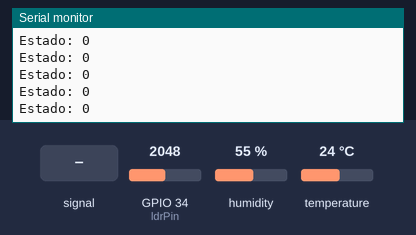
Bench run of a sketch on a simulated ESP32. On the bench: the last lines printed to the serial monitor. Inputs (shaded band) come from the test bench; at power-on: humidity 55 %, GPIO 34 (ldrPin) = 2048, temperature 24 °C (analog values on the 0–4095 scale). WiFi joins after 1.5 s; servers stay silent unless stated; no MQTT or app messages arrive unless stated.

Above: at 7.7 s.
7.8 s: GPIO 34 (ldrPin) fed a 200 Hz sine of ±327 counts around its level
9.3 s: humidity set to 22 %
At 10.68 s:
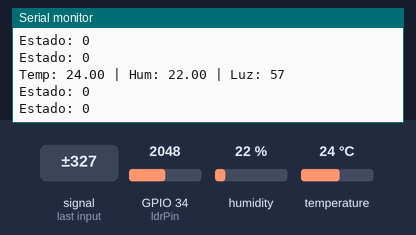
10.8 s: GPIO 34 (ldrPin) set to 1960
12.3 s: temperature set to 12 °C
At 12.69 s:
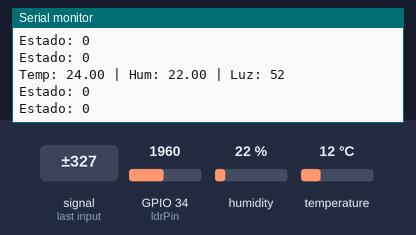
20.9 s: GPIO 34 (ldrPin) fed a 1000 Hz sine of ±1023 counts around its level
22.4 s: GPIO 34 (ldrPin) set to 2040
At 22.75 s:
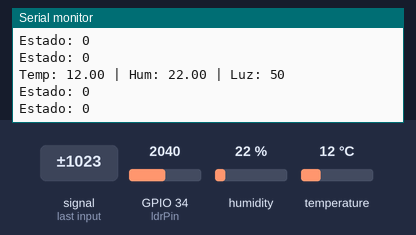
Timing chart, 0 to 24.9 s (numbered marks = the images above; inputs shaded):
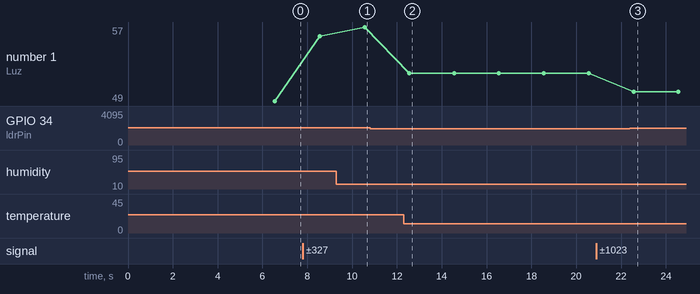

Measured:
- after the input at 9.3 s, the serial monitor: prints a new line after 1.3 s (image 1)
- after the input at 22.4 s, the serial monitor: prints a new line after 0.16 s (image 3)
- plotted number 1: 49 → 56 after the input at 7.8 s, 52 → 50 after the input at 22.4 s

The sketch:

sketch_mar9a.ino
```cpp
#include <DHT.h>
#include <WiFi.h>
#include <PubSubClient.h>

//---------------- WIFI ----------------//
const char* ssid = "CANO SOSA";
const char* password = "39215260";

//---------------- MQTT ----------------//
const char* mqtt_server = "192.168.1.16";
WiFiClient espClient;
PubSubClient client(espClient);

//---------------- SENSORES ----------------//
#define DHTPIN 4
#define DHTTYPE DHT22
const int ldrPin = 34;

DHT dht(DHTPIN, DHTTYPE);

//---------------- VARIABLES ----------------//
int minLuz = 4095;
int maxLuz = 0;

float temperatura = 0;
float humedad = 0;
int porcentajeLuz = 0;

//---------------- TIMERS ----------------//
unsigned long tSensores = 0;
unsigned long tEnvio = 0;
unsigned long tLED = 0;

//---------------- ESTADOS ----------------//
enum Estado {
  NORMAL,
  ALERTA_TEMP,
  ALERTA_LUZ,
  ALERTA_DOBLE
};

Estado estadoActual = NORMAL;

//---------------- HISTÉRESIS ----------------//
float tempAlta = 30;
float tempBaja = 28;

//---------------- WIFI ----------------//
void setup_wifi() {
  WiFi.begin(ssid, password);
  Serial.print("Conectando WiFi");

  while (WiFi.status() != WL_CONNECTED) {
    delay(500);
    Serial.print(".");
  }

  Serial.println("\nWiFi conectado");
  Serial.println(WiFi.localIP());
}

//---------------- MQTT ----------------//
void reconnect() {
  while (!client.connected()) {
    Serial.print("Conectando a MQTT...");

    if (client.connect("ESP32Client")) {
      Serial.println("Conectado ✔");
    } else {
      Serial.print("Error, rc=");
      Serial.print(client.state());
      Serial.println(" reintentando...");
      delay(2000);
    }
  }
}

//---------------- SETUP ----------------//
void setup() {
  Serial.begin(115200);
  dht.begin();
  analogReadResolution(12);

  setup_wifi();
  client.setServer(mqtt_server, 1883);

  // -------- CALIBRACIÓN --------
  Serial.println("Calibrando LDR...");
  unsigned long start = millis();

  while (millis() - start < 5000) {
    int valor = analogRead(ldrPin);

    if (valor > minLuz) minLuz = valor;
    if (valor < maxLuz) maxLuz = valor;
  }

  Serial.println("Calibración lista");
}

//---------------- LECTURA SENSORES ----------------//
void leerSensores() {
  int valorLdr = analogRead(ldrPin);

  porcentajeLuz = map(valorLdr, minLuz, maxLuz, 0, 100);
  porcentajeLuz = constrain(porcentajeLuz, 0, 100);

  temperatura = dht.readTemperature();
  humedad = dht.readHumidity();

  if (isnan(temperatura) || isnan(humedad)) {
    Serial.println("Error DHT");
    return;
  }

  Serial.print("Temp: "); Serial.print(temperatura);
  Serial.print(" | Hum: "); Serial.print(humedad);
  Serial.print(" | Luz: "); Serial.println(porcentajeLuz);
}

//---------------- MAQUINA DE ESTADOS ----------------//
void actualizarEstado() {

  switch (estadoActual) {

    case NORMAL:
      if (temperatura >= tempAlta && porcentajeLuz <= 20)
        estadoActual = ALERTA_DOBLE;
      else if (temperatura >= tempAlta)
        estadoActual = ALERTA_TEMP;
      else if (porcentajeLuz <= 20)
        estadoActual = ALERTA_LUZ;
      break;

    case ALERTA_TEMP:
      if (temperatura <= tempBaja)
        estadoActual = NORMAL;
      break;

    case ALERTA_LUZ:
      if (porcentajeLuz > 30)
        estadoActual = NORMAL;
      break;

    case ALERTA_DOBLE:
      if (temperatura <= tempBaja && porcentajeLuz > 30)
        estadoActual = NORMAL;
      break;
  }
}

//---------------- ENVÍO MQTT ----------------//
void enviarDatos() {

  String payload = "{";
  payload += "\"temperatura\": " + String(temperatura) + ",";
  payload += "\"humedad\": " + String(humedad) + ",";
  payload += "\"luz\": " + String(porcentajeLuz);
  payload += "}";

  client.publish("sensor/datos", payload.c_str());

  Serial.println("Datos enviados MQTT:");
  Serial.println(payload);
}

//---------------- LOOP PRINCIPAL ----------------//
void loop() {


  if (!client.connected()) {
    reconnect();
  }
  client.loop();

  unsigned long ahora = millis();

  // -------- TAREA 1: Sensores (2s) --------
  if (ahora - tSensores >= 2000) {
    tSensores = ahora;
    leerSensores();
    actualizarEstado();
  }

  // -------- TAREA 2: Envío (20s) --------
  if (ahora - tEnvio >= 20000) {
    tEnvio = ahora;
    enviarDatos();
  }

  // -------- TAREA 3: LEDs (100ms) --------
  if (ahora - tLED >= 100) {
    tLED = ahora;

    Serial.print("Estado: ");
    Serial.println(estadoActual);
  }
}
```
